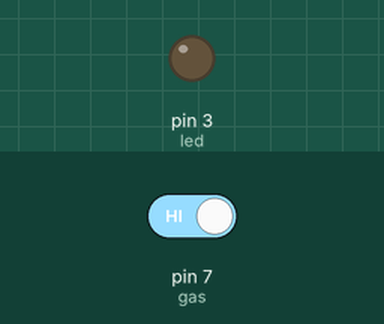
Simulated run of this sketch. Board: Arduino Uno, built with avr-gcc and run on an emulated ATmega328P. On the bench: output pins drawn as LEDs (lit = HIGH). The inputs (shaded band) are chosen by the test bench; at power-on: pin 7 (gas) HIGH. What the sketch prints to the serial monitor is not drawn.

Above: at 1.2 s.
1.3 s: pin 7 (gas) driven LOW
At 2.2 s:
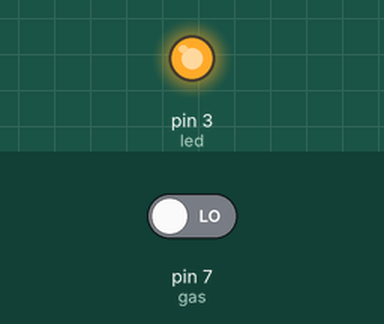
2.8 s: pin 7 (gas) driven HIGH
At 3.3 s:
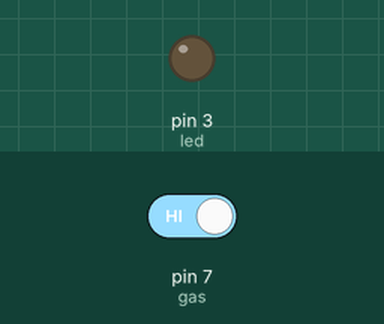
Timing chart, 0 to 5.8 s (numbered marks = the images above; inputs shaded):
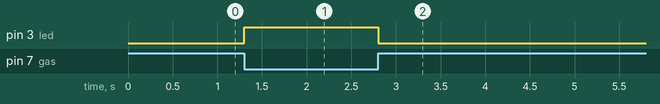

The sketch:

Sensor_de_gas.ino
```cpp
//Código para prueba del sensor de gas MQ135 por los puertos digitales------------------ Giovanni Sinai Silva Barragán
int gas= 7;
int led= 3;
void setup() {
  // put your setup code here, to run once:
  pinMode(gas, INPUT);
  pinMode(led, OUTPUT);
  Serial.begin(115200);
}

void loop() {
  // put your main code here, to run repeatedly:
bool estado =  digitalRead(gas);
if(!estado)
{
  digitalWrite(led, HIGH);
  Serial.println("Hay gas");
  }
  else{
    digitalWrite(led, LOW);
    Serial.println("Ya no hay gas");
    }
}
```

Measured:
- after the input at 1.3 s, pin 3 (led): LOW → HIGH at once
- after the input at 2.8 s, pin 3 (led): HIGH → LOW at once
